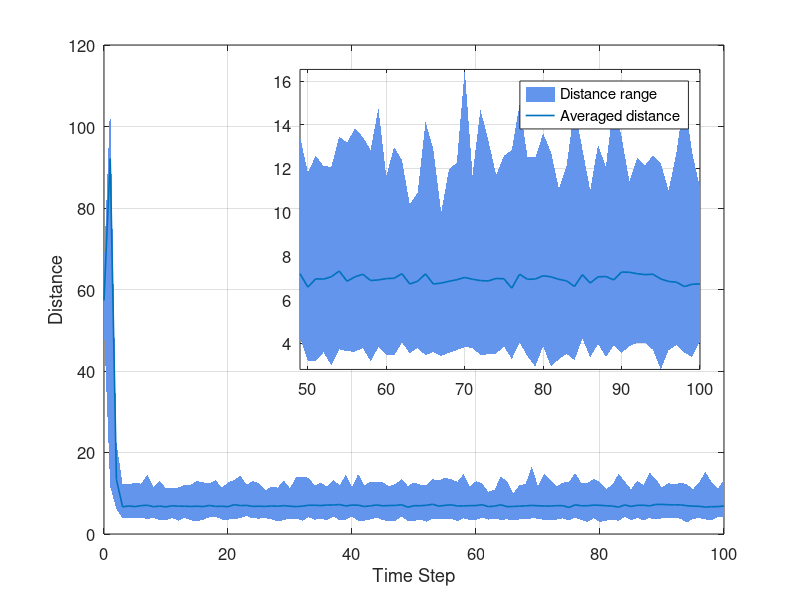
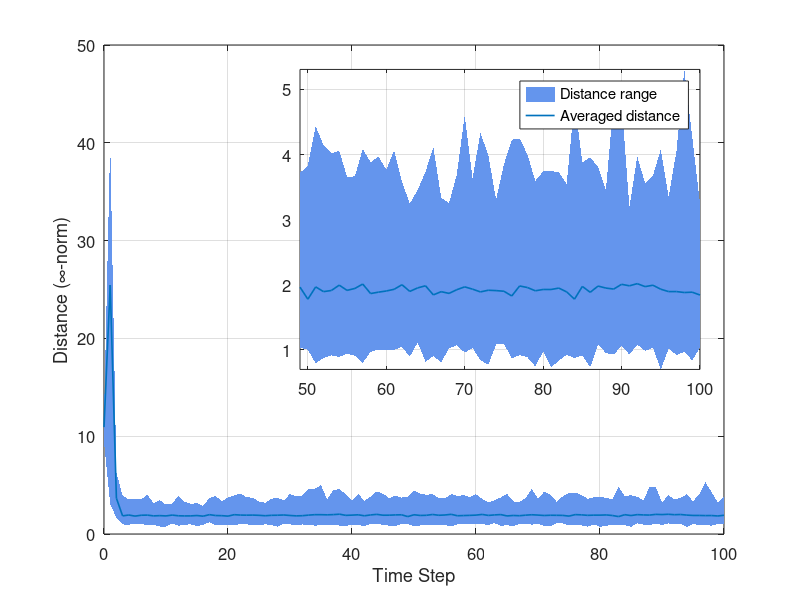

These figures' MATLAB source, in order:
%%% Drawing Figures

close all;
clear;
clc;

load('experiment20211024')


%%  Averaged Running Times
averaged_running_time_description
averaged_running_time_feasible_point


%%  Figure 5
k_sequence_drawing = k_sequence;

error_2_norm_average_drawing = error_2_norm_average(k_sequence_drawing + kIndexC);
error_2_norm_max_drawing = error_2_norm_max(k_sequence_drawing + kIndexC);
error_2_norm_min_drawing = error_2_norm_min(k_sequence_drawing + kIndexC);

error_inf_norm_average_drawing = error_inf_norm_average(k_sequence_drawing + kIndexC);
error_inf_norm_max_drawing = error_inf_norm_max(k_sequence_drawing + kIndexC);
error_inf_norm_min_drawing = error_inf_norm_min(k_sequence_drawing + kIndexC);


figure,
shadedata=zeros(2,2*length(k_sequence_drawing));
shadedata(1,1:length(k_sequence_drawing))=k_sequence_drawing;
shadedata(1,length(k_sequence_drawing)+1:2*length(k_sequence_drawing))=k_sequence_drawing(end:-1:1);
shadecolor=[100,149,237]/255;
shadedata(2,1:length(k_sequence_drawing))=error_2_norm_max_drawing;
reversedata=error_2_norm_min_drawing;
shadedata(2,length(k_sequence_drawing)+1:2*length(k_sequence_drawing))=reversedata(end:-1:1);
h=fill(shadedata(1,:)',shadedata(2,:)',shadecolor);
set(h,'LineStyle','none')
hold on;
plot(k_sequence_drawing, error_2_norm_average_drawing, 'LineWidth', 1.2)
set(gca,'FontSize',12);
% legend('Distance range', 'Averaged distance')
xlabel('Time Step')
ylabel('Distance')
grid on;

k_sequence_drawing_highlight = k_sequence_drawing(50: end);

error_2_norm_average_drawing_highlight = error_2_norm_average_drawing(k_sequence_drawing_highlight);
error_2_norm_max_drawing_highlight = error_2_norm_max_drawing(k_sequence_drawing_highlight);
error_2_norm_min_drawing_highlight = error_2_norm_min_drawing(k_sequence_drawing_highlight);

axes('position', [0.374999999999998,0.384285714285717,0.499999999999999,0.500000000000003])
box on % put box around new pair of axes
shadedata=zeros(2,2*length(k_sequence_drawing_highlight));
shadedata(1,1:length(k_sequence_drawing_highlight))=k_sequence_drawing_highlight;
shadedata(1,length(k_sequence_drawing_highlight)+1:2*length(k_sequence_drawing_highlight))=k_sequence_drawing_highlight(end:-1:1);
shadecolor=[100,149,237]/255;
shadedata(2,1:length(k_sequence_drawing_highlight))=error_2_norm_max_drawing_highlight;
reversedata=error_2_norm_min_drawing_highlight;
shadedata(2,length(k_sequence_drawing_highlight)+1:2*length(k_sequence_drawing_highlight))=reversedata(end:-1:1);
h=fill(shadedata(1,:)',shadedata(2,:)',shadecolor);
set(h,'LineStyle','none')
hold on;
plot(k_sequence_drawing_highlight, error_2_norm_average_drawing_highlight, 'LineWidth', 1.2)
set(gca,'FontSize',12);
legend('Distance range', 'Averaged distance')
% xlabel('Time Step')
% ylabel('Distance (2-norm)')
axis tight
grid on;


figure,
shadedata=zeros(2,2*length(k_sequence_drawing));
shadedata(1,1:length(k_sequence_drawing))=k_sequence_drawing;
shadedata(1,length(k_sequence_drawing)+1:2*length(k_sequence_drawing))=k_sequence_drawing(end:-1:1);
shadecolor=[100,149,237]/255;
shadedata(2,1:length(k_sequence_drawing))=error_inf_norm_max_drawing;
reversedata=error_inf_norm_min_drawing;
shadedata(2,length(k_sequence_drawing)+1:2*length(k_sequence_drawing))=reversedata(end:-1:1);
h=fill(shadedata(1,:)',shadedata(2,:)',shadecolor);
set(h,'LineStyle','none')
hold on;
plot(k_sequence_drawing, error_inf_norm_average_drawing, 'LineWidth', 1.2)
set(gca,'FontSize',12);
% legend('Distance range', 'Averaged distance')
xlabel('Time Step')
ylabel('Distance (\infty-norm)')
grid on;

k_sequence_drawing_highlight = k_sequence_drawing(50: end);

error_inf_norm_average_drawing_highlight = error_inf_norm_average_drawing(k_sequence_drawing_highlight);
error_inf_norm_max_drawing_highlight = error_inf_norm_max_drawing(k_sequence_drawing_highlight);
error_inf_norm_min_drawing_highlight = error_inf_norm_min_drawing(k_sequence_drawing_highlight);

axes('position', [0.374999999999998,0.384285714285717,0.499999999999999,0.500000000000003])
box on % put box around new pair of axes
shadedata=zeros(2,2*length(k_sequence_drawing_highlight));
shadedata(1,1:length(k_sequence_drawing_highlight))=k_sequence_drawing_highlight;
shadedata(1,length(k_sequence_drawing_highlight)+1:2*length(k_sequence_drawing_highlight))=k_sequence_drawing_highlight(end:-1:1);
shadecolor=[100,149,237]/255;
shadedata(2,1:length(k_sequence_drawing_highlight))=error_inf_norm_max_drawing_highlight;
reversedata=error_inf_norm_min_drawing_highlight;
shadedata(2,length(k_sequence_drawing_highlight)+1:2*length(k_sequence_drawing_highlight))=reversedata(end:-1:1);
h=fill(shadedata(1,:)',shadedata(2,:)',shadecolor);
set(h,'LineStyle','none')
hold on;
plot(k_sequence_drawing_highlight, error_inf_norm_average_drawing_highlight, 'LineWidth', 1.2)
set(gca,'FontSize',12);
legend('Distance range', 'Averaged distance')
% xlabel('Time Step')
% ylabel('Distance (2-norm)')
axis tight
grid on;